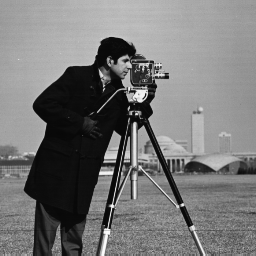
#> input picture Project 1/sample.png, 256 x 256 px
$ python main.py
#> lines starting #> are read from the running program, lines starting #| are printed output that depends on the picture; after the words box and inside, x2 and y2 are one past the last pixel; in counts of white or black regions, pixels touching at a corner belong together
import numpy as np
from PIL import Image
import matplotlib.pyplot as plt

def dct1d(f):
    N = len(f)
    seq = np.arange(N)
    cu = np.zeros(N).reshape(N,1)
    u = np.arange(N).reshape(1,N)
    u = np.repeat(u,N,axis=1).reshape(N,N)
    cu[0] = np.sqrt(1/N)
    cu[1:] = np.sqrt(2/N)
    term = np.cos(((seq+0.5)*u*np.pi/N))
    dct = (cu*np.sum(f*term,axis = 1, keepdims = True)).flatten()
    return dct.flatten()

def idct1d(dct):
    N = len(dct)
    seq = (np.arange(N).reshape(N,1)+0.5)*np.pi/N
    u = np.arange(N).reshape(1,N)
    cu = np.zeros((N,N))
    cu[:,0] = np.sqrt(1/N)
    cu[:,1:] = np.sqrt(2/N)
    u = np.repeat(u,N,axis=0).reshape(N,N)
    idct = (cu*dct*np.cos(seq*u)).sum(axis = 1)
    return idct

def dct2d(img):
    N,M = img.shape
    process_img1 = dct1d(img[0,:]).reshape(1,M)
    for i in range(1,N):
        col_vec = dct1d(img[i,:]).reshape(1,M)
        process_img1 = np.vstack((process_img1,col_vec))
    process_img2 = dct1d(process_img1[:,0]).reshape(N,1)
    for j in range(1,M):
        col_vec = dct1d(process_img1[:,j]).reshape(N,1)
        process_img2 = np.hstack((process_img2,col_vec))
    return process_img2

def idct2d(img):
    N,M = img.shape
    process_img1 = idct1d(img[0,:]).reshape(1,M)
    for i in range(1,N):
        col_vec = idct1d(img[i,:]).reshape(1,M)
        process_img1 = np.vstack((process_img1,col_vec))
    process_img2 = idct1d(process_img1[:,0]).reshape(N,1)
    for j in range(1,M):
        col_vec = idct1d(process_img1[:,j]).reshape(N,1)
        process_img2 = np.hstack((process_img2,col_vec))
    return process_img2


def DFT1d(array):
    N = array.shape[0]
    seq = np.arange(N)
    k = seq.reshape((N, 1))
    pi = np.pi
    Matrix = np.exp(-2j * pi * k * seq / N)
    return np.dot(Matrix, array)

def fft2d(img):
    def fft1d(array):
        N = array.shape[0]
        if N <= 2:
            return DFT1d(array)
        else:
            even_term = fft1d(array[::2])
            odd_term = fft1d(array[1::2])
            seq = np.arange(N)
            pi = np.pi
            coef = np.exp(-2j*pi*seq/N)
            half_N = int(N/2)
            fft_res = np.hstack((even_term+coef[:half_N]*odd_term, even_term+coef[half_N:]*odd_term))
            return fft_res
    N, M = img.shape
    process_img1 = fft1d(img[0,:]).reshape(1,M)
    for i in range(1,N):
        col_vec = fft1d(img[i,:]).reshape(1,M)
        process_img1 = np.vstack((process_img1, col_vec))
    process_img2 = fft1d(process_img1[:,0]).reshape(N,1)
    for j in range(1,M):
        col_vec = fft1d(process_img1[:,j]).reshape(N,1)
        process_img2 = np.hstack((process_img2, col_vec))
    return process_img2

def ifft2d(img):
    def ifft1d(array):
        N = array.shape[0]
        k = np.arange(N).reshape(N, 1)
        w = np.exp(2j*np.pi*k*np.arange(N)/N)
        return (array.dot(w.T) / N)
    N, M = img.shape
    process_img1 = ifft1d(img[0, :]).reshape(1, M)
    for i in range(1, N):
        col_vec = ifft1d(img[i, :]).reshape(1, M)
        process_img1 = np.vstack((process_img1, col_vec))
    process_img2 = ifft1d(process_img1[:, 0]).reshape(N, 1)
    for j in range(1, M):
        col_vec = ifft1d(process_img1[:, j]).reshape(N, 1)
        process_img2 = np.hstack((process_img2, col_vec))
    return process_img2.real


if __name__ == '__main__':
    pic = np.array(Image.open('./sample.png'))
#> pic is the input picture: shape (256, 256); min 7, max 253, mean 118.7
    dct_pic = dct2d(pic)
#> in dct1d, `N = len(f)`: N = 256
#> in dct1d, `cu = np.zeros(N).reshape(N,1)`: cu = 256 values from 0 to 0
#> in dct1d, `u = np.repeat(u,N,axis=1).reshape(N,N)`:
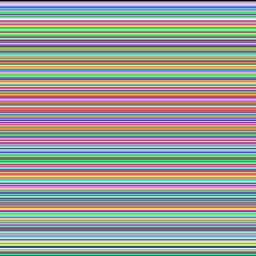
#> u: shape (256, 256) int64; 256 distinct labels, from 0 to 255; one colour per label, 0 black
#> in dct1d, `term = np.cos(((seq+0.5)*u*np.pi/N))`:
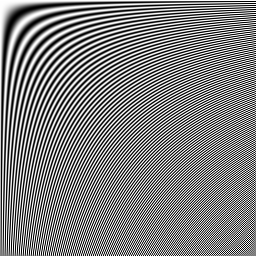
#> term: shape (256, 256) float64; min -1, max 1, mean 0.00391; drawn with min black and max white
#> in dct1d, `dct = (cu*np.sum(f*term,axis = 1, keepdims = True)).flatten()`: dct = 256 values, max 2732.2 at index 0, min -156.2 at index 2, mean 10.04
#> after the loop in dct2d, `for i in range(1,N):`:
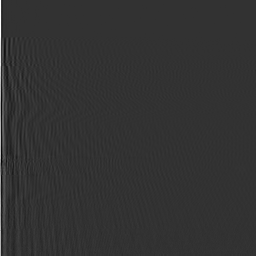
#> process_img1: shape (256, 256) float64; min -679.4, max 2763.1, mean 8.4; drawn with min black and max white
#> in dct2d, `process_img2 = dct1d(process_img1[:,0]).reshape(N,1)`: process_img2 = 256 values, max 30393.5 at index 0, min -942.5 at index 6, mean 155.2
#> after the loop in dct2d, `for j in range(1,M):`:
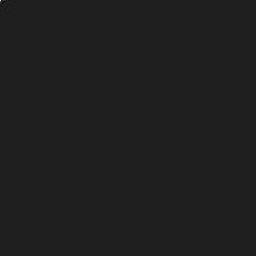
#> process_img2: shape (256, 256) float64; min -4225.8, max 30393.5, mean 0.6; drawn with min black and max white
    fft_pic = fft2d(pic)
    idct_pic = idct2d(dct_pic)
#> in idct1d, `cu[:,0] = np.sqrt(1/N)`:
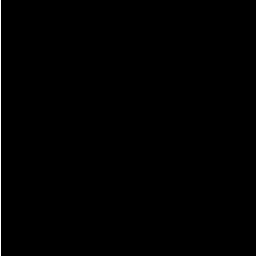
#> cu: shape (256, 256) float64; values 0 (black) and 0.0625 (white), 0.39% white in thin lines or dots, all inside (x1, y1, x2, y2) = (0, 0, 1, 256)
#> in idct1d, `u = np.repeat(u,N,axis=0).reshape(N,N)`:
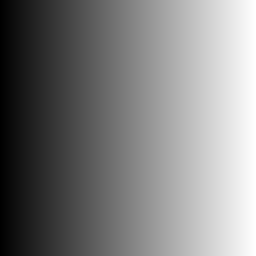
#> u: shape (256, 256) int64; min 0, max 255, mean 127.5
    ifft_pic = ifft2d(fft_pic)
    plt.imshow(np.log(abs(fft_pic)+1))
    plt.savefig(fname = 'FFT2d Result.png')
    plt.show()
    plt.imshow(np.log(abs(dct_pic)+1))
    plt.savefig(fname = 'DCT2d Result.png')
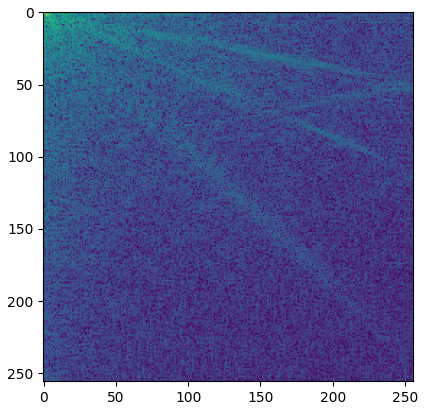
#> figure drawn by matplotlib, 1 panel
    plt.show()
    plt.imshow(ifft_pic)
    plt.savefig(fname = 'iFFT2d Result.png')
    plt.show()
    plt.imshow(idct_pic)
    plt.savefig(fname = 'iDCT2d Result.png')
    plt.show()
    print('Check Result:', np.allclose(idct_pic, pic), np.allclose(ifft_pic, pic))
#| Check Result: True True
